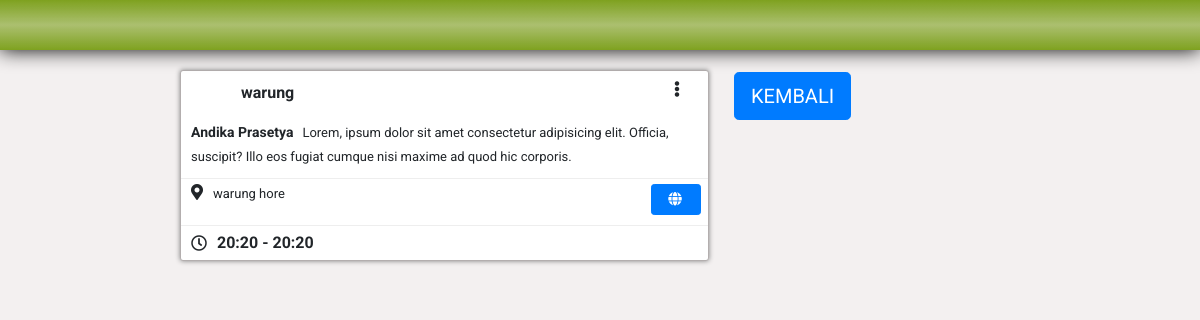
Page /admin/preview_post/pst1593781626/klr1587608474 on the committed database.
### tables this page shows
CREATE TABLE `post` (
  `id_post` varchar(40) NOT NULL,
  `id_user` varchar(50) NOT NULL,
  `id_jenis_post` varchar(40) NOT NULL,
  `judul_post` varchar(250) NOT NULL,
  `alamat` varchar(300) NOT NULL,
  `konten` varchar(4000) NOT NULL,
  `jam_buka` varchar(30) DEFAULT NULL,
  `tanggal` varchar(50) DEFAULT NULL,
  `tanggal_posting` varchar(40) NOT NULL,
  `approved` int(11) NOT NULL
);

CREATE TABLE `user` (
  `id_user` varchar(30) NOT NULL,
  `nama_user` varchar(50) NOT NULL,
  `email` varchar(50) NOT NULL,
  `password` varchar(100) NOT NULL,
  `image` varchar(400) NOT NULL,
  `tanggal_lahir` varchar(50) NOT NULL,
  `telp` varchar(20) NOT NULL,
  `id_role` varchar(50) NOT NULL,
  `username` varchar(20) NOT NULL,
  `tanggal_daftar` varchar(50) NOT NULL,
  `ip_address` varchar(30) NOT NULL
);

### application/controllers/Admin.php (called while the page is built, shortened)
<?php
class Admin extends CI_Controller
{
    public function preview_post($id_post, $id_jenis_post)
    {
        $post = $this->PostModel->get_preview_post($id_post, $id_jenis_post)->row_array();
        $data = [
            'post' => $post
        ];
        $this->load->view('admin/preview', $data);
    }
}

### index.php (called while the page is built, shortened)
<?php
require_once BASEPATH.'core/CodeIgniter.php';

### application/models/PostModel.php (called while the page is built, shortened)
<?php
class PostModel extends CI_Model
{
    public function get_preview_post($id_post, $id_jenis_post)
    {
        if ($id_jenis_post == 'klr1587608474') {
            $this->db->select('nama_user,jam_buka,username,username,image,post.id_post,post.id_user,id_jenis_post,judul_post,alamat,konten,id_map,latitude,longitude');
            $this->db->from('post');
            $this->db->join('maps', 'post.id_post = maps.id_post');
            $this->db->join('user', 'post.id_user = user.id_user');
            $this->db->where('id_jenis_post', 'klr1587608474');
            $this->db->where('post.id_post', $id_post);
            return $this->db->get();
        }
    }
}

### application/views/admin/preview.php (the view, shortened to what this page needs)
<!DOCTYPE html>
<html lang="en">
<head>
	<link rel="stylesheet" href="https://maxcdn.bootstrapcdn.com/bootstrap/4.0.0/css/bootstrap.min.css"
>
	<link rel="stylesheet" type="text/css" href="http://localhost/KulinerBantul/assets/css/style.css">
	<link rel="stylesheet" href="https://cdnjs.cloudflare.com/ajax/libs/font-awesome/5.13.0/css/all.min.css"
 />
	<link rel="stylesheet" href="https://cdnjs.cloudflare.com/ajax/libs/leaflet/1.6.0/leaflet.css">
</head>
<body>
	<div class="containerr">
		<nav>
		</nav>
		<div class="nav-gradient"></div>
		<?php if ($this->uri->segment(4) === 'klr1587608474') : ?>
		<div class="content">
			<div class="post">
				<div class="post-container">
					<div class="post-content-header">
						<img src="https://firebasestorage.googleapis.com/v0/b/kuliner-bantul.appspot.com/o/user%2Fprofile%2FCapturasd.PNG?alt=media&token=7edd81a1-20cc-448a-a23d-bdade39f83f6"
							alt="">
						<p><?= $post['judul_post'] ?></p>
						<i class="fas fa-ellipsis-v"></i>
					</div>
					<div class="post-content-img">
						<div id="carouselExampleControls<?= $post['id_post'] ?>" data-interval="false"
							class="carousel slide">
							<a class="carousel-control-prev" href="#carouselExampleControls<?= $post['id_post'] ?>"
								role="button" data-slide="prev">
								<span class="carousel-control-prev-icon" aria-hidden="true"></span>
							</a>
							<a class="carousel-control-next" href="#carouselExampleControls<?= $post['id_post'] ?>"
								role="button" data-slide="next">
								<span class="carousel-control-next-icon" aria-hidden="true"></span>
							</a>
						</div>
					</div>
					<div class="post-content-caption">
						<p class="nama"><?= $post['nama_user'] ?></p>
						<span style="font-size:13px;word-wrap:break-word;" class="caption"><?= $post['konten'] ?></span>
					</div>
					<div class="post-content-info">
						<div class="alamat">
							<i class="fas fa-map-marker-alt"></i>
							<P style="font-size: 13px"><?= $post['alamat'] ?></P>
							<div class="map">
								<button style="margin-right:5px;" data-judul="<?= $post['judul_post'] ?>"
									data-longitude="<?= $post['longitude'] ?>" data-latitude="<?= $post['latitude'] ?>"
									data-toggle="modal" data-target="#mapmodal" id="btnmap"
									class="btn btn-sm btn-primary "><i class="fas fa-globe btnmap ml-2"></i></button>
							</div>
						</div>
						<div class="jam-buka">
							<i class="far fa-clock"></i>
							<p style="font-weight: bold"><?= $post['jam_buka'] ?></p>
						</div>
					</div>
				</div>
			</div>
			<div class="event">
				<div class="event-header" style="width: 100%">
					<button onclick="javascript:history.go(-1)" class="btn btn-lg btn-primary">KEMBALI</button>
				</div>
			</div>
		</div>
		<?php endif ?>
	</div>
</body>
</html>

### assets/css/style.css (style rules this page uses)
* { margin: 0; padding: 0; box-sizing: border-box; }
body { font-family: "Roboto", sans-serif; background-color: #f3f0f0; position: relative; }
nav { display: flex; justify-content: space-between; color: rgb(255, 255, 255); height: 50px; align-items: center; padding: 0 15%; position: fixed; top: 0; width: 100%; z-index: 100; box-shadow: 0px 0px 20px 0px black; }
.nav-gradient { width: 100%; height: 50px; top: 0; z-index: 50; background: linear-gradient(to bottom, rgb(126, 161, 31), rgba(126, 161, 31, 0.616), rgb(126, 161, 31)); position: fixed; }
.content { margin-top: 70px; height: 120%; padding: 0 15%; display: grid; grid-template-columns: 1.7fr 1fr; grid-gap: 0; }
.content .post { display: grid; grid-template-columns: 1fr; gap: 10px; transition: ease-in-out 0.5s; }
.content .post .post-container { background-color: rgb(255, 255, 255); border: #b3aeae groove 0.2px; border-radius: 3px; position: relative; box-shadow: 0px 0px 5px 0px grey; }
.content .post .post-container .post-content-header { display: flex; height: 40px; margin: 2px 10px 2px 10px; }
.content .post .post-container .post-content-header img { width: 40px; margin-right: 10px; border-radius: 50%; cursor: pointer; }
.content .post .post-container .post-content-header p { cursor: pointer; font-weight: bold; margin-top: 8px; }
.content .post .post-container .post-content-header i { position: absolute; right: 20px; cursor: pointer; padding: 8px; }
.content .post .post-container .post-content-caption { padding: 5px 10px 10px 10px; }
.content .post .post-container .post-content-caption .nama { font-weight: bold; cursor: pointer; display: inline; font-size: 14px; }
.content .post .post-container .post-content-caption .caption { margin-left: 5px; white-space: pre-line; font-size: 14px; display: inline; }
.content .post .post-container .post-content-info { border-top: groove 1.5px; }
.content .post .post-container .post-content-info .alamat { margin: 5px; margin-left: 10px; display: flex; }
.content .post .post-container .post-content-info .alamat i { margin-right: 10px; }
.content .post .post-container .post-content-info .alamat .map { display: flex; right: 2px; cursor: pointer; position: absolute; color: rgb(51, 114, 75); }
.content .post .post-container .post-content-info .jam-buka { border-top: groove 1px; display: flex; align-items: center; }
.content .post .post-container .post-content-info .jam-buka i { margin-left: 10px; }
.content .post .post-container .post-content-info .jam-buka p { margin: 5px 0 5px 10px; }
.content .event { transition: ease-in-out 0.5s; display: grid; grid-template-columns: 1fr; position: fixed; right: 15%; grid-gap: 20px 100px; width: 24%; height: 88%; overflow-y: auto; overflow-x: hidden; top: 70px; bottom: -100px; padding: 2px; }

### rows in the picture
post: judul_post "warung", id_user.nama_user "Andika Prasetya", konten "Lorem, ipsum dolor sit amet consectetur adipisicing elit. Officia, suscipit? Illo eos fugiat cumque nisi maxime ad quod hic corporis.", alamat "warung hore", jam_buka "20:20 - 20:20"
